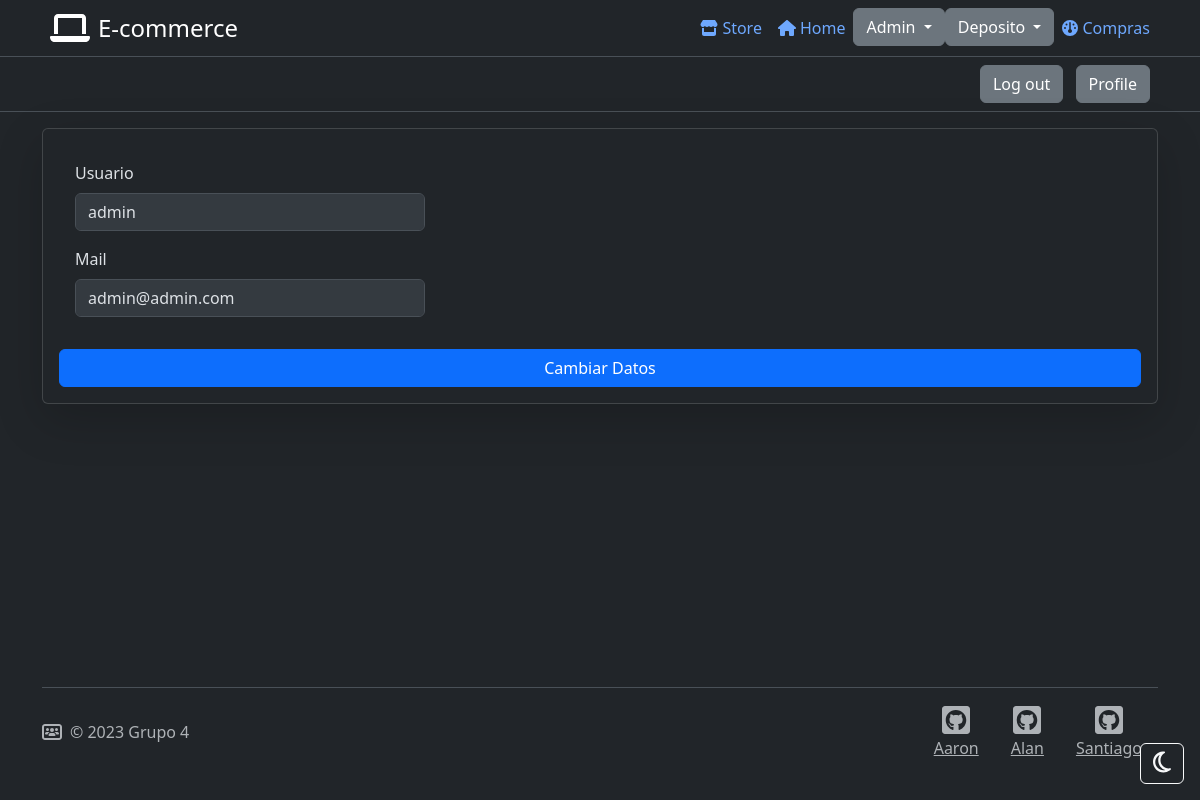
The app's page /View/Login/profile.php (signed in) with its own data.
### tables this page shows
CREATE TABLE `menu` (
  `idmenu` bigint(20) NOT NULL,
  `menombre` varchar(50) NOT NULL COMMENT 'Nombre del item del menu',
  `medescripcion` varchar(124) NOT NULL COMMENT 'URI a la que referencia',
  `idpadre` bigint(20) DEFAULT NULL COMMENT 'Referencia al id del menu que es subitem',
  `medeshabilitado` timestamp NULL DEFAULT CURRENT_TIMESTAMP COMMENT 'Fecha en la que el menu fue deshabilitado por ultima vez'
);

CREATE TABLE `usuario` (
  `idusuario` bigint(20) NOT NULL,
  `usnombre` varchar(50) NOT NULL,
  `uspass` varchar(64) NOT NULL,
  `usmail` varchar(50) NOT NULL,
  `usdeshabilitado` timestamp NULL DEFAULT NULL
);

### View/Login/profile.php (the view, shortened to what the rows shown need)
<?php
include_once("../../Config/config.php");
new Header("Perfil", $DIRS, 3);
$session = new Session();
$objUser = $session->getUser(['idusuario']);
$usnombre = $objUser->getUsNombre();
$usmail = $objUser->getUsMail();
echo <<<HTML
<div class="container">
        <div class="row">
            <div class="col-lg-12">
                <div class="card shadow-lg p-3 mb-5">
                    <div class="card-body">
                        <form action="Action/actulizarDatos.php" method="POST" id="form_control" name="form_control" class="needs-validation">
                            <div class="form-row">
                                <div class="col-md-4 mb-3">
                                    <label class="mb-2">Usuario</label><br>
                                    <input id="usnombre" name="usnombre" type="text" class="form-control" maxlength="25" value="$usnombre" disabled>
                                </div>
                            </div>
                            <div class="form-row">
                                <div class="col-md-4 mb-3">
                                    <label class="mb-2">Mail</label><br>
                                    <input id="usmail" name="usmail" type="text" class="form-control" maxlength="25" value="$usmail" disabled>
                                </div>
                            </div>
                    </div>
                    <button class=" btn btn-primary" type="submit" id="enviar" name="enviar">Cambiar Datos</button>
                    </form>
                </div>
            </div>
        </div>
    </div>
HTML;

### View/Structure/header.php (shortened to what the rows shown need)
<?php
class Header{
   function __construct(string $title, array $dirs, int $privilege = null)
   {
      $this->GetIntegrations($title, $dirs['LIBS']);
      $this->GetNavbar($dirs);
   }
   private function GetIntegrations(string $title, string $libsDir){
      echo <<<HTML
      <!DOCTYPE html>
      <head>
         <meta charset="UTF-8">
         <meta name="viewport" content="width=device-width, initial-scale=1.0">
         <link rel="stylesheet" href="{$libsDir}Bootstrap-5.3.2/css/bootstrap.min.css">
         <script src="{$libsDir}Bootstrap-5.3.2/js/bootstrap.min.js"></script>
         <script src="{$libsDir}Bootstrap-5.3.2/js/bootstrap.bundle.min.js"></script>
         <script src="{$libsDir}JQuery-3.7.1/jquery-3.7.1.min.js"></script>
         <script src="{$libsDir}JQuery-EasyUI-1.6.6/jquery.min.js"></script>
         <script src="{$libsDir}JQuery-EasyUI-1.6.6/jquery.easyui.min.js"></script>
         <link rel="stylesheet" type="text/css" href="{$libsDir}JQuery-EasyUI-1.6.6/themes/default/easyui.css">
         <link rel="stylesheet" type="text/css" href="{$libsDir}JQuery-EasyUI-1.6.6/themes/icon.css">
         <link rel="stylesheet" type="text/css" href="{$libsDir}JQuery-EasyUI-1.6.6/themes/color.css">
         <link rel="stylesheet" href="{$libsDir}FontAwesome-6.4.2/css/all.min.css">
         <script src="{$libsDir}FontAwesome-6.4.2/js/all.min.js"></script>
         <title>{$title}</title>
      </head>
      HTML;
   }
   private function GetNavbar(array $dirs){
      $session = new Session;
      $rol = 0;
      if($session->getUser() != null){
         $usuarioRol = new ABMUsuarioRol;
         $rol = $this->GetRol($session->getUser()->getIdUsuario());
         $rol = $usuarioRol->Search(['idusuario' => $session->getUser()->getIdUsuario()])[0]->getObjRol()->getIdRol();
      }
      $loadMenu = fn($dirs, $idrol) => $this->LoadMenues($dirs, $idrol);
      $accountMenu = fn($dirs, $idrol) => $this->bottomBar($dirs, $idrol);
      echo <<<HTML
      <body data-bs-theme="dark">
         <div class="cointainer">
            <header>
               <div class="px-3 py-2 border-bottom">
                  <div class="container">
                     <div class="d-flex flex-wrap align-items-center justify-content-center justify-content-lg-start">
                        <a href="{$dirs['ROOT']}View/" class="d-flex align-items-center mb-3 mb-md-0 me-md-auto link-body-emphasis text-decoration-none">
                        </a>
                        <ul class="nav col-12 col-lg-auto my-2 justify-content-center my-md-0 text-small">
                              <a href="{$dirs['ROOT']}View/Store/catalogo.php" class="nav-link px-2">
                              </a>
                              <a href="{$dirs['ROOT']}View/" class="nav-link px-2">
                              </a>
                           {$loadMenu($dirs, $rol)}
                        </ul>
                     </div>
                  </div>
               </div>
                        {$accountMenu($dirs, $rol)}
            </header>
         </div>
      </body>
      HTML;
   }
   private function GetRol(int $idusuario){
      $idRol = 0;
      $abmusuarioRol = new ABMUsuarioRol;
      $check = fn($array) => $array[0] ?? null;
      $usuarioRolArray = $abmusuarioRol->Search(['idusuario' => $idusuario]);
      if($check($usuarioRolArray)){
         $idRol = $usuarioRolArray[0]->getObjRol()->getIdRol();
      }
      return $idRol;
   }
   private function GetMenuesRol(int $idrol){
      $abmMenuRol = new ABMMenuRol;
      return $abmMenuRol->Search(['idrol' => $idrol]);
   }
   private function GetMenues(array $menuRolArray){
      $abmMenu = new ABMMenu;
      $menuesArray = [];
      foreach($menuRolArray as $menurol){
         array_push($menuesArray, $abmMenu->Search(['idmenu' => $menurol->getObjMenu()->getIdMenu()])[0]);
      }
      return $menuesArray;
   }
   private function LoadDropdown(array $children, array $dirs){
      $dropdown = "";
      foreach($children as $child){
         $dropdown .= <<<HTML
         <li><a class="dropdown-item" href="{$dirs['ROOT']}{$child->getMeDescripcion()}">{$child->getMeNombre()}</a></li>
         HTML;
      }
      return $dropdown;
   }
   private function LoadMenues(array $dirs, int $idrol){
      $html = "";
      if($idrol != 0){
         while($idrol <= 3){
            $menurolArray = $this->GetMenuesRol($idrol);
            $menuesArray = $this->GetMenues($menurolArray);
            foreach($menuesArray as $menu){
               $abmMenu = new ABMMenu;
               $children = $abmMenu->Search(['idpadre' => $menu->getIdMenu()]);
               if($children == []){
                  $html .= <<<HTML
                  <li>
                     <a href="{$dirs['ROOT']}{$menu->getMeDescripcion()}" class="nav-link px-2">
                        <div><i class="fa-solid fa-gauge me-1"></i>{$menu->getMeNombre()}</div>
                     </a>
                  </li>
                  HTML;
               } else {
                  $html .= <<<HTML
                  <div class="dropdown">
                     <button class="btn btn-secondary dropdown-toggle" type="button" data-bs-toggle="dropdown" aria-expanded="false">
                        {$menu->getMeNombre()}
                     </button>
                     <ul class="dropdown-menu">
                        <li><span class="dropdown-item-text">Options</span></li>
                  HTML;
                  $html .= $this->LoadDropdown($children, $dirs);
                  $html .= <<<HTML
                     </ul>
                  </div>
                  HTML;
               }
            }
            $idrol++;
         }
      }
      return $html;
   }
   private function bottomBar(array $dirs, int $idrol){
      $html = "";
      if($idrol == 0){
         $html = <<<HTML
            <a href="{$dirs['ROOT']}View/Login/login.php" class="btn btn-secondary me-2">Log in</a>
         HTML;
      } else {
         $abmMenu = new ABMMenu;
         $profileMenu = $abmMenu->Search(['menombre' => 'Perfil'])[0];
         $html = <<<HTML
            <a href="{$dirs['ROOT']}View/Login/Action/logout.php" class="btn btn-secondary me-2">Log out</a>
            <a href="{$dirs['ROOT']}{$profileMenu->getMeDescripcion()}" class="btn btn-secondary me-2">Profile</a>
         HTML;
      }
      return $html;
   }
}

### records on screen
menu: menombre "Admin"
menu: menombre "Deposito"
menu: menombre "Compras"
usuario: usnombre "admin", usmail "admin@admin.com"
